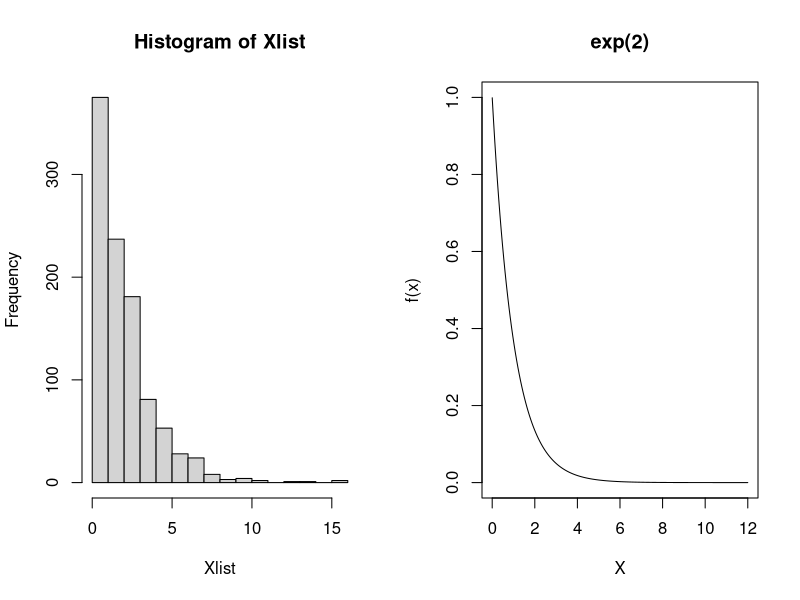
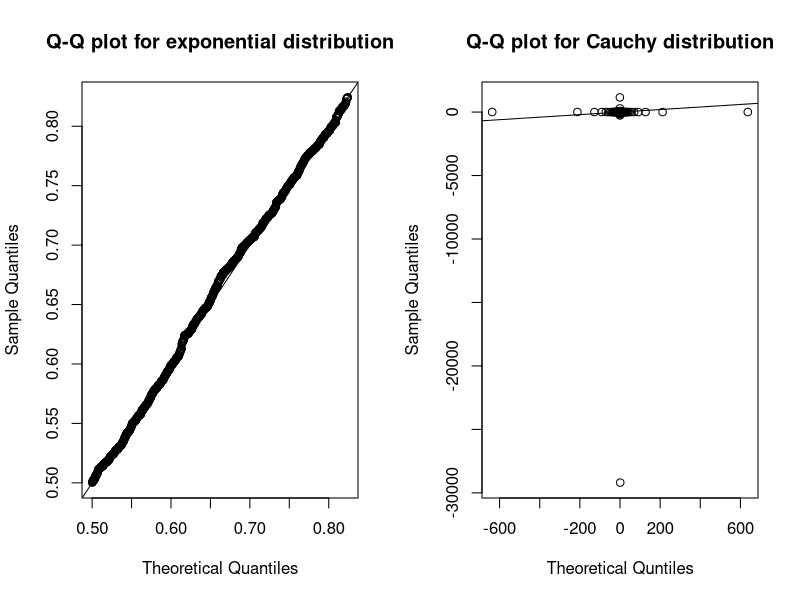
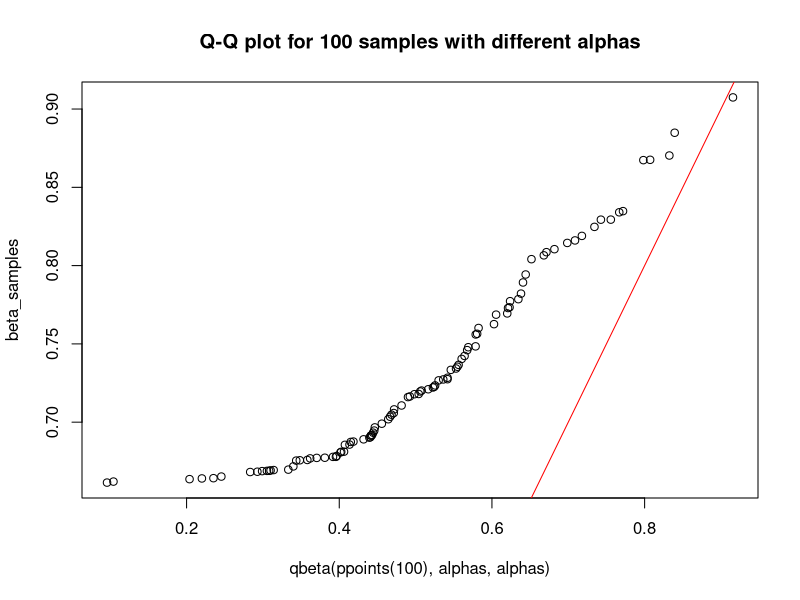
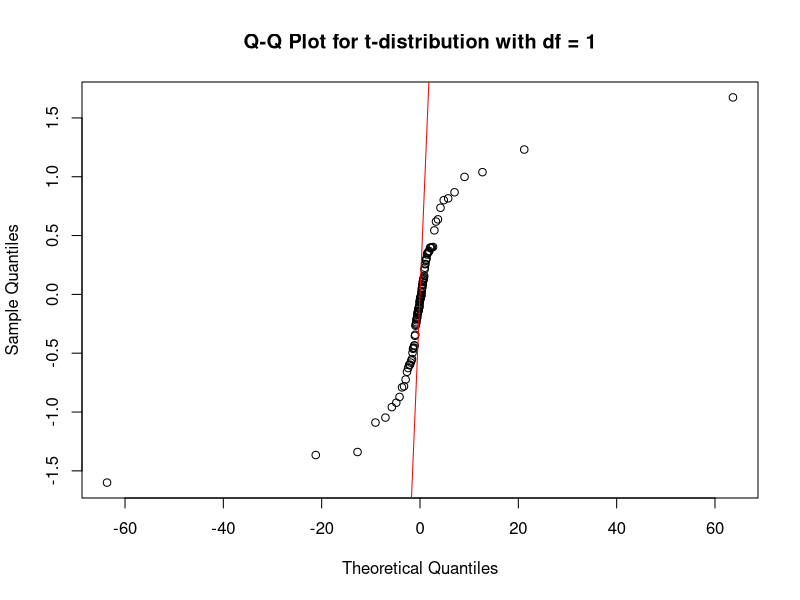
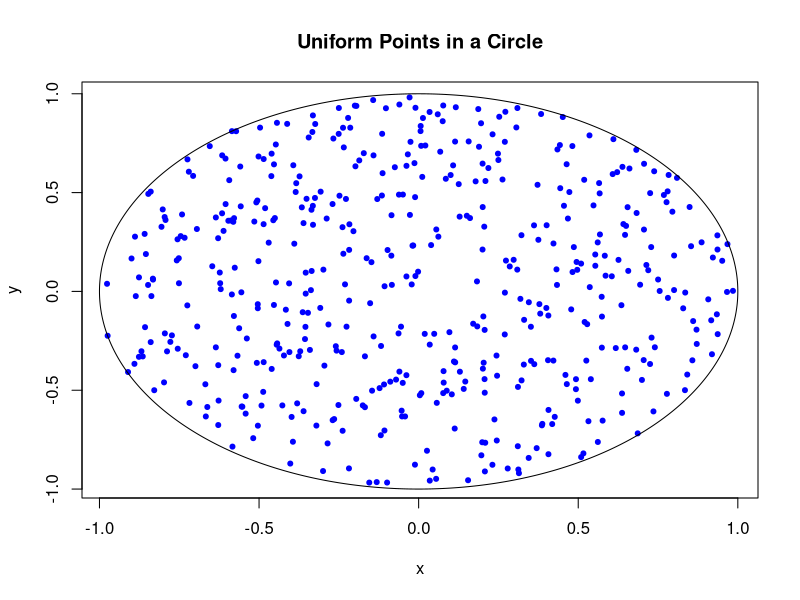
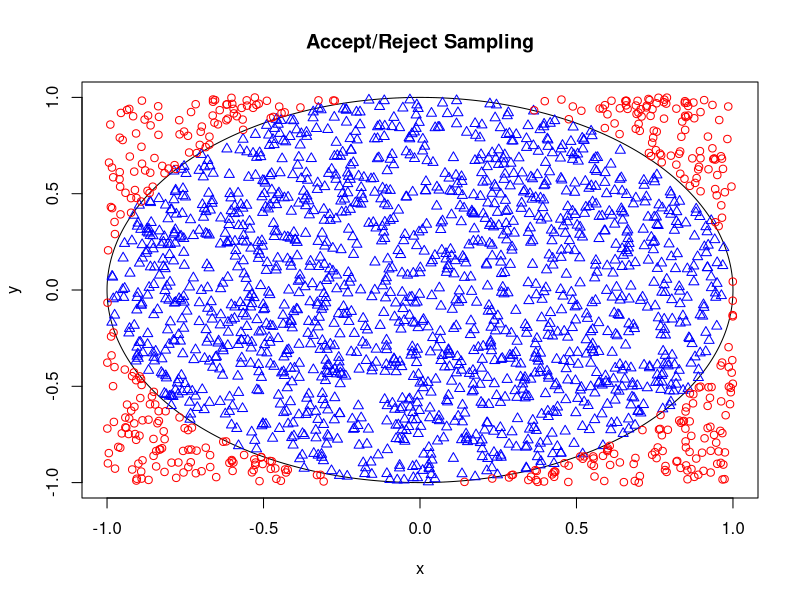

Source code (R) for these figures, in order:
## ---- chunk 1
set.seed(5400)

Ulist <- runif(1000, 0, 1)
Xlist <- -2 * log(Ulist)


par(mfrow = c(1,2)) 
hist(Xlist)
plot(seq(0.001, 12, len=200), dexp(seq(0.001, 12, len=200), rate = 1, log = FALSE), type="l", ylim = c(0, 1), xlab="X", main="exp(2)", ylab="f(x)")
## ---- chunk 2
ulist <- runif(1000, 0, 1)
xlist <- 0.5 * exp(0.5 * ulist)

theoretical_quantiles <- 0.5 * exp(0.5 * qunif(ppoints(1000)))

plot(theoretical_quantiles, sort(xlist),
xlab="Theoretical Quantiles", ylab="Sample Quantiles",
main="Q-Q plot for exponential distribution")
abline(0, 1)
## ---- chunk 3
u <- runif(1000)

cauchy_samples <- tan(pi * (u - 0.5))

probs = ppoints(1000)
plot(qcauchy(ppoints(1000)), cauchy_samples,
xlab="Theoretical Quntiles",
ylab="Sample Quantiles",
main="Q-Q plot for Cauchy distribution")
abline(0, 1)
dev.off()
## ---- chunk 4
beta <- function(a,b){
  ind_u3 = ifelse(runif(1)> 0.5,1,-1)
  
  return (0.5 + ind_u3/(2* sqrt(1+1/(((runif(1)^(-1/a))-1)* cos(2 * pi * runif(1))^2) )))
}
## ---- chunk 5
set.seed(123)
alphas <- runif(100, 1, 10)  # Randomly generate 100 different alpha values between 1 and 10
beta_samples <- beta(alphas, alphas)

qqplot(qbeta(ppoints(100), alphas, alphas), beta_samples, main="Q-Q plot for 100 samples with different alphas")
abline(0, 1, col="red")
## ---- chunk 6
generate_t_distribution <- function(n, sample_size = 100) {
  beta_samples <- replicate(sample_size, beta(n))  # Generate Beta(n, n) samples
  
  # Apply the given formula to generate t-distributed samples
  t_samples <- sqrt(n) * (beta_samples - 0.5) / (2 * sqrt(beta_samples * (1 - beta_samples)))
  
  return(t_samples)
}
## ---- chunk 7
t_samples <- generate_t_distribution(1)

qqplot(qt(ppoints(100), df=1), t_samples, 
       main=paste("Q-Q Plot for t-distribution with df =", 1),
       xlab="Theoretical Quantiles", ylab="Sample Quantiles")
abline(0, 1, col="red")  # Add the y=x reference line


## ---- chunk 8
Y <- function(n, mu, sigma, a, b) {
  i = 1
  while(i <=n) {
    val <- rnorm(1, mu, sqrt(sigma))
    vec <- c()
    if(val < a || val > b) {
      continue;
    } else {
      i = i + 1
      vec.append(val)
    }
  }
  return(vec)
}
## ---- chunk 9

# Function to generate uniformly distributed points within a circle
generate_circle_points <- function(n) {
  theta <- runif(n, 0, 2 * pi)     # Generate random angles between 0 and 2pi
  r <- sqrt(runif(n))              # Generate random radii with square root scaling
  x <- r * cos(theta)              # Convert to Cartesian coordinates (x, y)
  y <- r * sin(theta)
  
  return(cbind(x, y))              # Return as matrix of x and y values
}

# Set seed for reproducibility
set.seed(5400)

# Generate 500 points
points_circle <- generate_circle_points(500)

# Plot the points within the circle
plot(points_circle, pch=20, col="blue", xlab="x", ylab="y", main="Uniform Points in a Circle")
theta <- seq(0, 2 * pi, length.out = 1000)
lines(cos(theta), sin(theta))      # Draw the unit circle boundary


# Accept/Reject Sampling to generate points in a circle
set.seed(5400)
n <- 2000                          # Total number of samples to generate
dat <- matrix(runif(n * 2, -1, 1), n, 2)  # Generate n pairs of (V1, V2) uniformly in [-1, 1]

# Accept points where V1^2 + V2^2 <= 1 (i.e., inside the unit circle)
accept <- (dat[, 1]^2 + dat[, 2]^2) <= 1
accepted_points <- dat[accept, ]    # Accepted pairs of (V1, V2)
rejected_points <- dat[!accept, ]   # Rejected pairs of (V1, V2)

# Plot the accepted and rejected points
theta <- seq(0, 2 * pi, length.out = 1000)
plot(cos(theta), sin(theta), type = 'l', xlab = 'x', ylab = 'y', main = 'Accept/Reject Sampling')
points(accepted_points, pch = 2, col = "blue")   # Accepted points
points(rejected_points, pch = 1, col = "red")    # Rejected points


# Time for polar coordinates method
system.time({
  points_circle <- generate_circle_points(2000)
})

# Time for accept/reject method
system.time({
  dat <- matrix(runif(n * 2, -1, 1), n, 2)
  accept <- (dat[, 1]^2 + dat[, 2]^2) <= 1
  accepted_points <- dat[accept, ]
})

